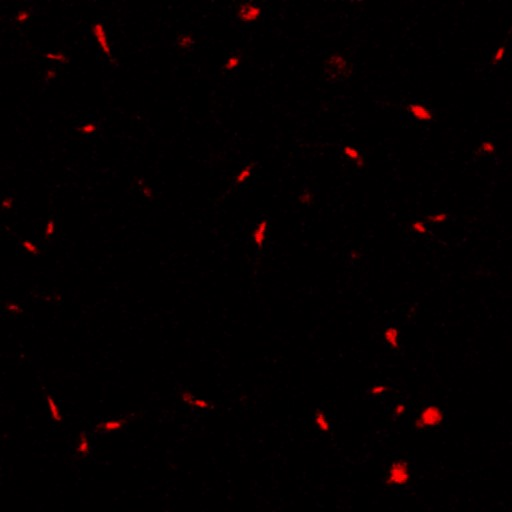
#> input picture Segmentación y detección/Images_in/sample.jpg, 512 x 512 px, found by its file name
$ python deteccion.py
#> lines starting #> are read from the running program, lines starting #| are printed output that depends on the picture; after the words box and inside, x2 and y2 are one past the last pixel; in counts of white or black regions, pixels touching at a corner belong together
import numpy as np
from skimage.measure import label

#Imports para la prueba:
from skimage.io import imread, imsave
import matplotlib.pyplot as plt
from matplotlib.patches import Circle

class Particle:
	#Clase que define a cada partícula detectada

	count=0

	def _init_(self, id, coord, mask,total_pixels):
		self.coord = coordenates					#Coordenadas x e y del centro geométrico de la partícula
		self.mask = mask							#Imágen con 1 dónde está la partícula y 0 en el resto de los pixeles
		Particle.count+=1
		self.id = Particle.count					#El id es diferente para cada partícula creada
		self.total_pixels = Total_of_pixels			#Total dé pixeles que abarca la partícula

def detect_particles(img, seg_img):
	'''
	Toma la imagen original y la segmentada como entrada, devuelve una lísta con todas las partículas
	de la imagen y sus propidades.

	Parametros:
		img (array(M,N)): imágen original.
		seg_img (array(M,N)): imágen segmentada.
	Returns:
		particles (list(Particle)): lista de partículas, un objeto del tipo Particle.
	'''

	M = img.shape[0]
	N = img.shape[1]
	labeled_img, total_particles = label(seg_img,8,return_num=True)			#Etiqueta cada partícula con un entero diferente
	count = 0
	particles = [None] * total_particles

	#Se recorren todos los pixeles de la imágen para hayar el centro geométrico de cada partícula haciendo el promedio de sus coordenadas
	#además se guardan el resto de las propiedades de las partículas
	for m in range(M):
		for n in range(N):
			if labeled_img[m,n] == 0:
				pass
			elif particles[labeled_img[m,n]-1] != None:
				particles[labeled_img[m,n]-1].coord += np.array([m,n])
				particles[labeled_img[m,n]-1].mask[m,n] = 255
				particles[labeled_img[m,n]-1].total_pixels += 1
			else:
				p = Particle()
				p.coord=np.array([m,n])
				p.mask=np.zeros((M,N))
				p.mask[m,n] = 255
				p.total_pixels = 1
				particles[labeled_img[m,n]-1] = p
				count += 1

	for i in range(len(particles)):		#se divide la suma de las coordenadas sobre el total de pixeles para hayar el promedio
		particles[i].coord[0] = particles[i].coord[0]/particles[i].total_pixels
		particles[i].coord[1] = particles[i].coord[1]/particles[i].total_pixels

	return particles


#Test:
img = imread("sample.jpg")[:,:,0]
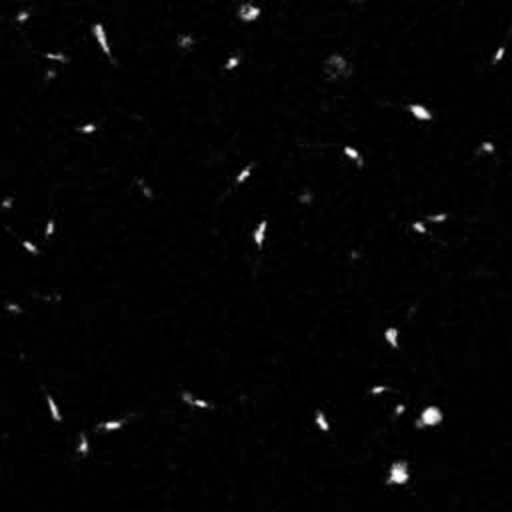
#> img: shape (512, 512); min 0, max 255, mean 4.2
seg_img = img.copy()
for m in range(img.shape[0]):
	for n in range(img.shape[1]):
		if img[m,n]<50:
			seg_img[m,n]=0
		else:
			seg_img[m,n]=1
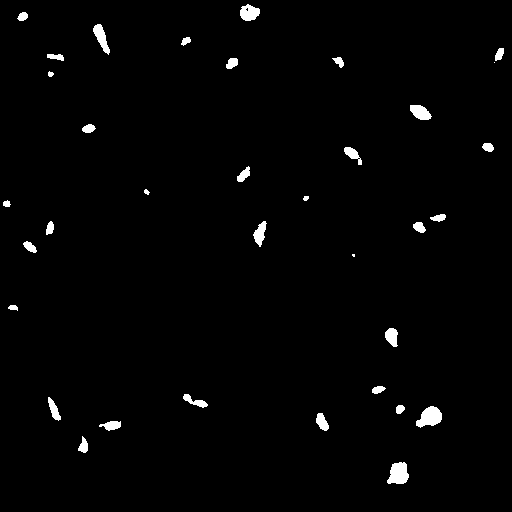
#> seg_img: shape (512, 512); values 0 (black) and 1 (white), 1.6% white; 35 white regions (2 under 20 px), largest, box (x1, y1, x2, y2) and area: (416, 406, 442, 428) 371, (387, 462, 409, 484) 364, (240, 4, 260, 21) 245

particles = detect_particles(img, seg_img)
#> in detect_particles, `labeled_img, total_particles = label(seg_img,8,return_num=True)`:
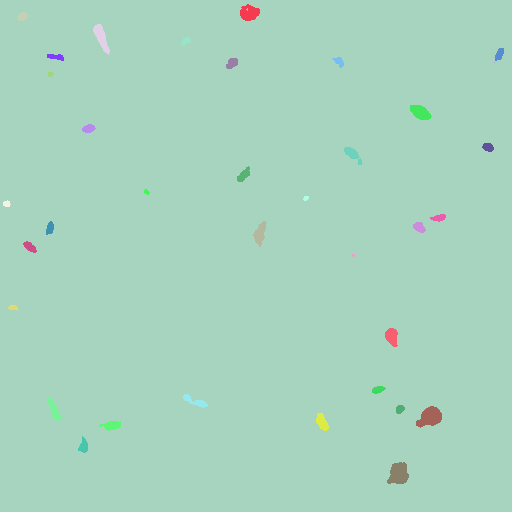
#> labeled_img: shape (512, 512) int64; 37 distinct labels, from 1 to 37; one colour per label, 0 black
#> in detect_particles, `labeled_img, total_particles = label(seg_img,8,return_num=True)`: total_particles = 37
#> in detect_particles, `particles = [None] * total_particles`: particles = 37 items
#> after the loop in detect_particles, `for m in range(M):`:
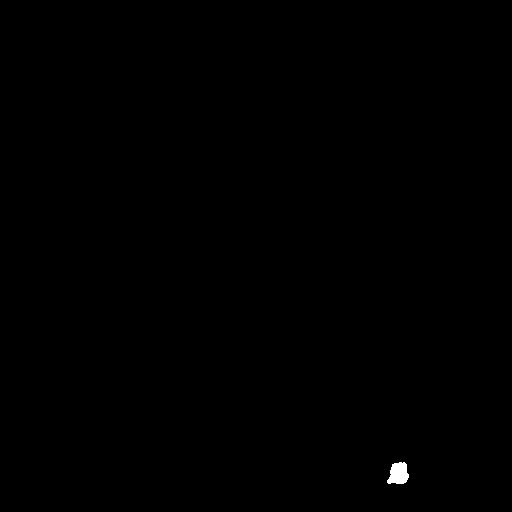
#> p.mask: shape (512, 512) float64; 0.14% white; 1 white region, box (x1, y1, x2, y2) and area: (387, 462, 409, 484) 364
#> the loop in detect_particles, `for i in range(len(particles)):` made 37 passes
#> particles = 37 items
print(len(particles))
#| 37

fig, ax = plt.subplots(1)
ax.imshow(seg_img,cmap='gray')
for particle in particles:
	patch = Circle((particle.coord[1],particle.coord[0]), radius=1, color='red')
	ax.add_patch(patch)
#> this loop made 37 passes
plt.show(fig)
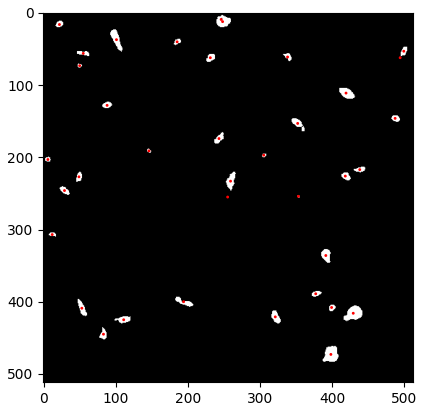
#> figure drawn by matplotlib, 1 panel
